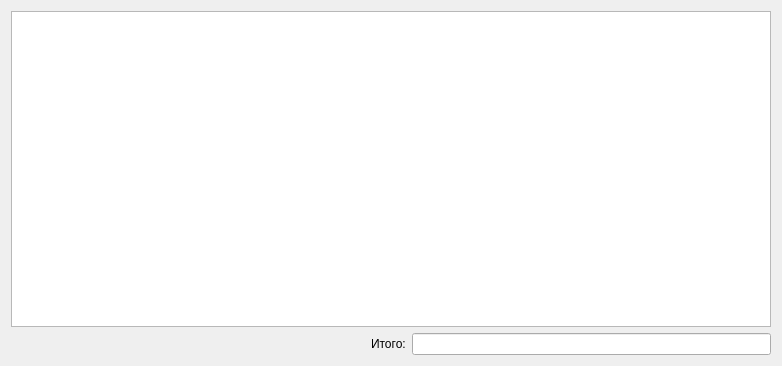
<?xml version="1.0" encoding="UTF-8"?>
<ui version="4.0">
 <class>Form</class>
 <widget class="QWidget" name="Form">
  <property name="geometry">
   <rect>
    <x>0</x>
    <y>0</y>
    <width>782</width>
    <height>366</height>
   </rect>
  </property>
  <property name="windowTitle">
   <string>Интерактивный чек</string>
  </property>
  <layout class="QVBoxLayout" name="verticalLayout">
   <item>
    <widget class="QTableWidget" name="tableWidget"/>
   </item>
   <item>
    <layout class="QHBoxLayout" name="horizontalLayout_2">
     <item>
      <spacer name="horizontalSpacer">
       <property name="orientation">
        <enum>Qt::Horizontal</enum>
       </property>
       <property name="sizeHint" stdset="0">
        <size>
         <width>40</width>
         <height>20</height>
        </size>
       </property>
      </spacer>
     </item>
     <item>
      <widget class="QLabel" name="label">
       <property name="text">
        <string>Итого:</string>
       </property>
      </widget>
     </item>
     <item>
      <widget class="QLineEdit" name="lineEdit"/>
     </item>
    </layout>
   </item>
   <item>
    <layout class="QHBoxLayout" name="horizontalLayout"/>
   </item>
  </layout>
 </widget>
 <resources/>
 <connections/>
</ui>
